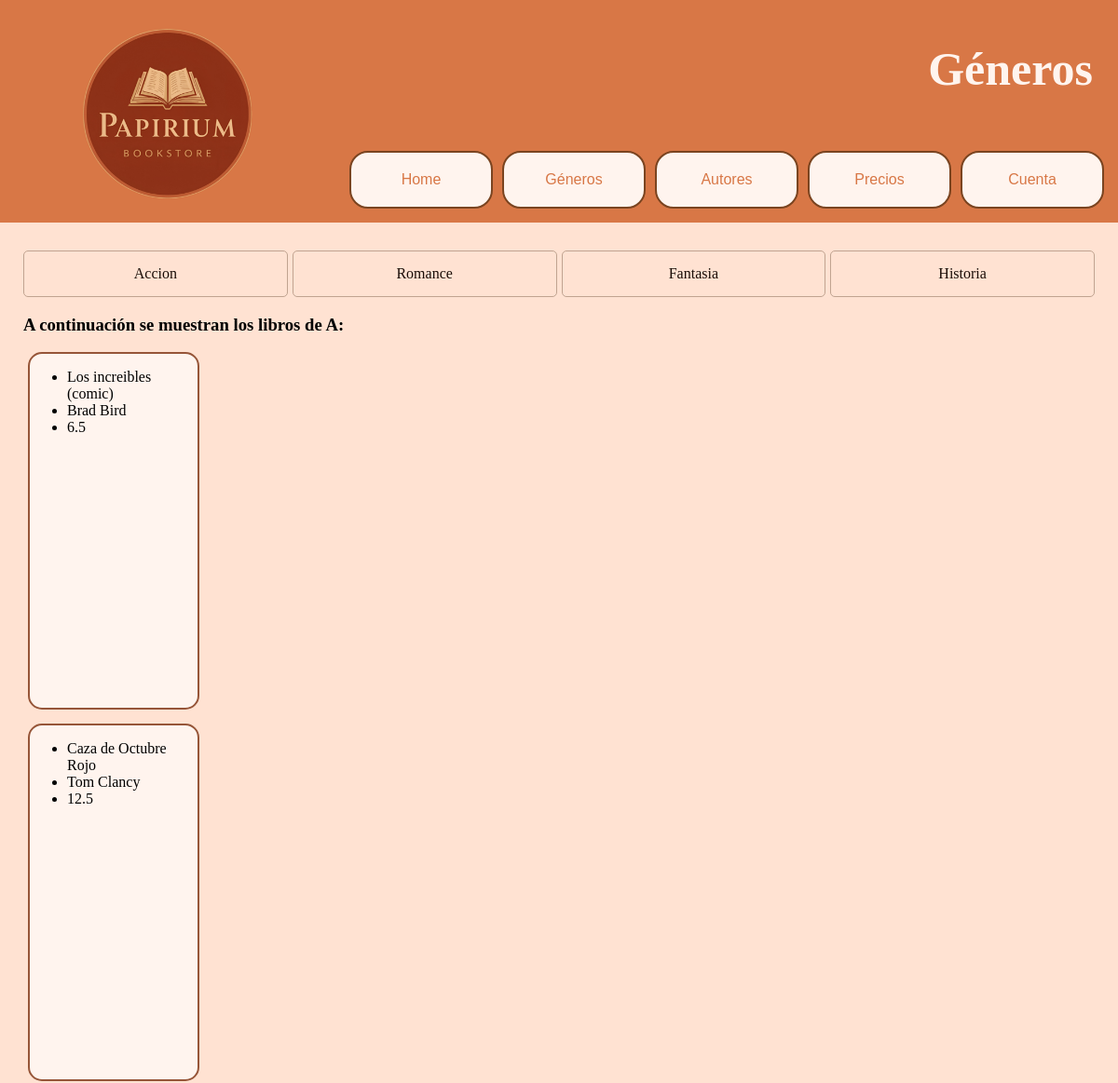
Before: /app/genero/A/ (upper part) with the older database file.
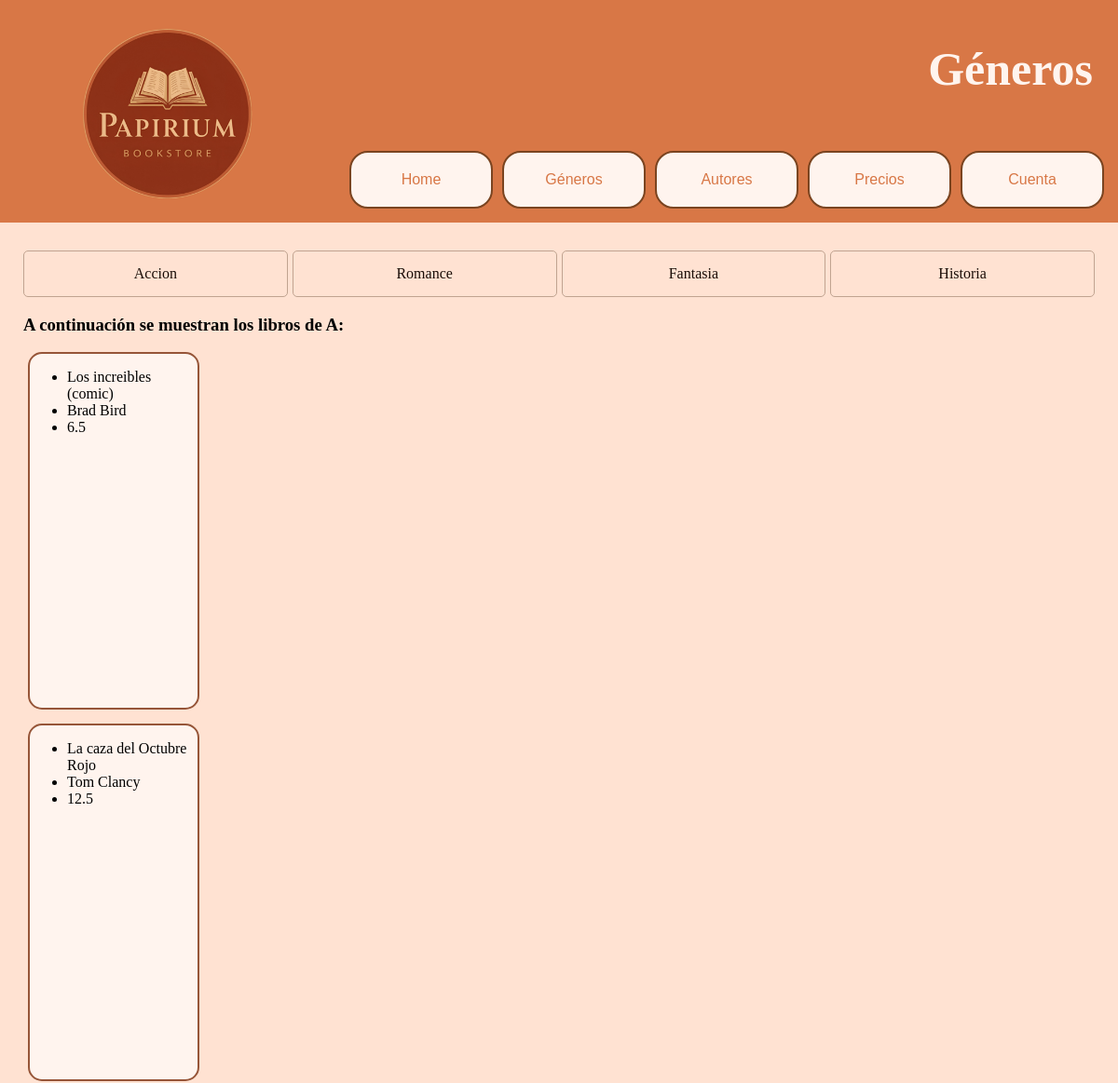
After: the same page with the newer database file.
### appLibreria/models.py (models this page shows, shortened)
class Libro(models.Model):
    isbn=models.CharField(max_length=13,primary_key=True)
    titulo=models.CharField(max_length=100)
    imagen=models.ImageField(upload_to='',null=True)#El uploadto es si en media tenemos subcarpetas deberiamos de especificar pero en este caso no
    descripcion=models.CharField(max_length=300)
    fecha_publicacion=models.DateField()#Importante: No hay en django una función que solo se pueda poner año y mes
    precio=models.FloatField()
    num_paginas=models.IntegerField()
    stock=models.IntegerField()
    autor=models.ForeignKey(Autor,on_delete=models.CASCADE)
    editorial=models.ForeignKey(Editorial,on_delete=models.CASCADE)
    class Genero(models.TextChoices):
        historico= "H", "Historico" #Se pone dos veces ya que el primer valor es lo que se guarda en la bd y la segunda lo que se vera en las templates
        romance= "R", "Romance"
        accion= "A", "Acción"
        fantasia= "F", "Fantasía"
    genero=models.CharField(max_length=1,choices=Genero.choices)#Se limita la elección a las de genero
    class Idioma(models.TextChoices):
        espaniol="ESP", "Español"
        euskera="EUS", "Euskera"
        ingles="ENG", "Ingles"
    idioma=models.CharField(max_length=3,choices=Idioma.choices)

class Autor(models.Model):
    nombre=models.CharField(max_length=50)#No se pone la id por que la base de datos asigna automaticamente la id
    def __str__(self):
        return self.nombre #Ayuda al admin, ya que aparece el nombre en pantalla del autor

### appLibreria/views.py (the view)
# urls.py: path('genero/<str:genero_libro>/', views.genero, name='genero'),#H = historico, R = romance, A = acción, F = fantasia enel buscador poner las letras solas, no las palabras, asi esta en la BD
def genero(request, genero_libro):
    try:
        Libros = models.Libro.objects.filter(genero=genero_libro)#Filtramos todos los libros del genero que se ha escogido y los guardamos en Libros
        context = { #Creamos contexto, que se la pasaremos a la HTML para que sepa el contenido de cada variable
            'Libros':  Libros, #Lista de objetos "libro"
            'Genero': genero_libro
        }
        print("Genero del libro: ", genero_libro)
    except models.Libro.DoesNotExist:#Pagina personalizada del error
        raise Http404("No hay ningun libro de dicho genero")
    return render(request, 'genero.html', context) #Render se usa para crear un HTML como resuesta, por decirlo simple, y le pasamos lo que necesita para funcionar

### appLibreria/templates/genero.html
{% extends "base.html" %}
{% block titleXD %}Géneros{% endblock %}
{% block main %}
    <main>
        <section class="elegirGenero">
            <a href="{% url 'genA' %}" class="eleccionGenero">
                <div>Accion</div>
            </a>
            <a href="{% url 'genR' %}" class="eleccionGenero">
                <div>Romance</div>
            </a>
            <a href="{% url 'genF' %}" class="eleccionGenero">
                <div>Fantasia </div>
            </a>
            <a href="{% url 'genH' %}" class="eleccionGenero">
                <div> Historia</div>
            </a>
        </section>
        <h3 >
            A continuación se muestran los libros de {{Genero}}:
        </h3>
        <article class="main_ListaLibros">
        {% for libro in Libros %}
            <div class="muestraLibros">
                <ul class="datosLibro; " >
                    <li class="datosLibro"> {{libro.titulo}} </li>
                    <li class="datosLibro"> {{libro.autor}} </li>
                    <li class="datosLibro"> {{libro.precio}} </li>
                </ul>
            </div>
        {% endfor %}
        </article>
    </main>
{% endblock %}

Changed rows visible on the page:
changed Libro "Tom Clancy": titulo "Caza de Octubre Rojo" → "La caza del Octubre Rojo"
